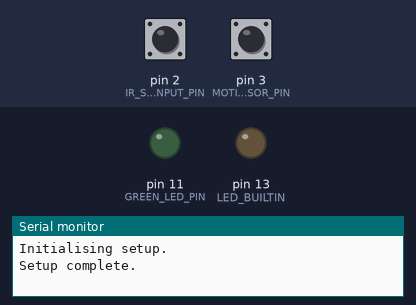
This sketch was run on a simulated Arduino Uno, built with avr-gcc and run on an emulated ATmega328P. Parts: output pins drawn as LEDs (lit = HIGH), the last lines printed to the serial monitor. Inputs (shaded band) come from the test bench; at power-on: pin 3 (MOTION_SENSOR_PIN) LOW, pin 2 (IR_SENSOR_INPUT_PIN) HIGH.

Above: at 1.2 s.
1.3 s: pin 3 (MOTION_SENSOR_PIN) driven HIGH
At 1.8 s:
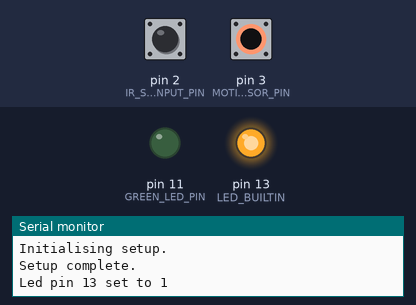
2.8 s: pin 2 (IR_SENSOR_INPUT_PIN) pulsed LOW 5 times (0.12 s each, 0.3 s apart)
At 4.7 s:
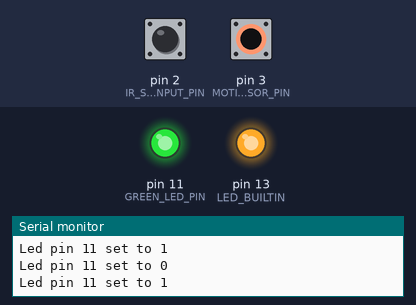
5.8 s: pin 3 (MOTION_SENSOR_PIN) pulsed LOW 2 times (0.12 s each, 0.3 s apart)
At 7.2 s:
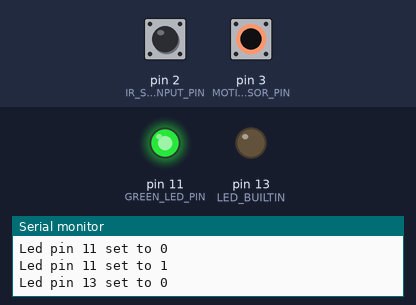
Timing chart, 0 to 8.8 s (numbered marks = the images above; inputs shaded):
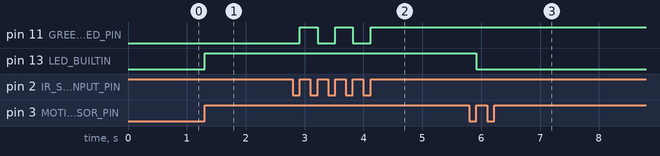

The sketch:

Task1.3C.ino
```cpp
/*
    Program for Arduino with pir motion sensor and ir sensor.
    Uses interrupts with pir motion sensor to switch inbuilt led state.
    Also uses interrupts with IR sensor to switch pin GREEN_LED_PIN state.
*/

// constants
int const MOTION_SENSOR_PIN = 3; // PIR motion sensor digital pin
int const BUILTIN_LED_COOLDOWN = 1000; // minimum time in milliseconds between LED state changes
int const GREEN_LED_PIN = 11; // pin for green led
int const GREEN_LED_COOLDOWN = 250; // minimum time in milliseconds between LED state changes
int const IR_SENSOR_INPUT_PIN = 2; // pin for ir sensor

// globals
volatile boolean builtinLEDState = LOW; // default led state
volatile unsigned long builtinLEDStateChangeTime = 0; // time led last changed state in milliseconds since sketch start
volatile boolean greenLEDState = LOW; // default led state
volatile unsigned long greenLEDStateChangeTime = 0; // time led last changed state in milliseconds since sketch start

/*
    Switches led pin to desired state and prints to serial for debug output
*/
void switchLED(int ledPin, int desired_state) {
    String message = "Led pin " + String(ledPin) + " set to " + String(desired_state);
    digitalWrite(ledPin, desired_state);
    Serial.println(message);
}

/*
    Function called on interrupt
    - Activates built in LED and creates prints to serial if cooldown period passed.
    - Switches LED state between HIGH and LOW
*/
void handleBuiltinLED() {
    if (millis() - BUILTIN_LED_COOLDOWN >=  builtinLEDStateChangeTime) {
        if (builtinLEDState == LOW) {
            switchLED(LED_BUILTIN, HIGH);
            builtinLEDState = HIGH;
            builtinLEDStateChangeTime = millis();
        }
        else {
            switchLED(LED_BUILTIN, LOW);
            builtinLEDState = LOW;
            builtinLEDStateChangeTime = millis();
        }
    }
}

/*
    Function called on interrupt
    - Activates green LED and creates prints to serial if cooldown period passed.
    - Switches LED state between HIGH and LOW
*/
void handleGreenLED() {
    if (millis() - GREEN_LED_COOLDOWN >=  greenLEDStateChangeTime) {
        if (greenLEDState == LOW) {
            switchLED(GREEN_LED_PIN, HIGH);
            greenLEDState = HIGH;
            greenLEDStateChangeTime = millis();
        }
        else {
            switchLED(GREEN_LED_PIN, LOW);
            greenLEDState = LOW;
            greenLEDStateChangeTime = millis();
        }
    }

}


/*
    Performs setup for sketch.
    - Begins serial output
    - Sets input pin for motion sensor
    - Sets built in led pin to output
    - Configures interrupt for motion sensor pin
    - Sets green led pin to output
    - Sets IR sensor pin to input
    - Configures interrupt for ir sensor pin
*/
void setup() {
    Serial.begin(9600);
    Serial.println("Initialising setup.");

    // configure pinmodes for motion sensor connecting to builtin led
    pinMode(MOTION_SENSOR_PIN, INPUT);
    pinMode(LED_BUILTIN, OUTPUT);
    builtinLEDStateChangeTime = millis();
    // set motion sensor pin for interrupt - calls handleBuiltinLED on RISING
    attachInterrupt(digitalPinToInterrupt(MOTION_SENSOR_PIN), handleBuiltinLED, RISING);

    // setup everything for switching of green LED with ir sensor
    pinMode(GREEN_LED_PIN, OUTPUT);
    pinMode(IR_SENSOR_INPUT_PIN, INPUT);
    greenLEDStateChangeTime = millis();
    attachInterrupt(digitalPinToInterrupt(IR_SENSOR_INPUT_PIN), handleGreenLED, RISING);

    Serial.println("Setup complete.");
}

/*
*/
void loop() {
    // nada
}
```

Measured:
- after the input at 1.3 s, pin 13 (LED_BUILTIN): LOW → HIGH at once
- after the input at 2.8 s, pin 11 (GREEN_LED_PIN): alternates HIGH for 0.30 s and LOW for 0.30 s, 5 changes in all, then stays HIGH, starting after 0.12 s
- after the input at 5.8 s, pin 13 (LED_BUILTIN): HIGH → LOW after 0.12 s
